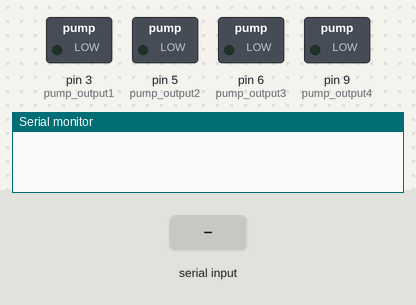
The sketch below on a simulated Arduino Uno, built with avr-gcc and run on an emulated ATmega328P. Shown: switched loads named in the sketch (green lamp = pin HIGH), the last lines printed to the serial monitor. The inputs (shaded band) are chosen by the test bench.

Above: at 1.2 s.
1.3 s: "1" received over Serial
At 2.0 s:
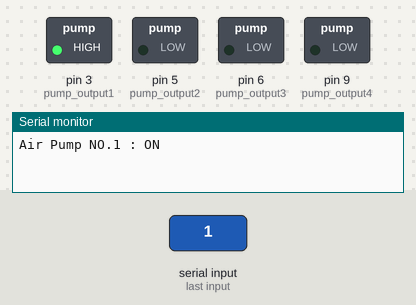
2.8 s: "2" received over Serial
At 3.2 s:
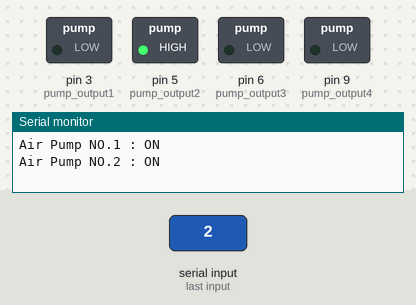
4.3 s: "3" received over Serial
At 5.5 s:
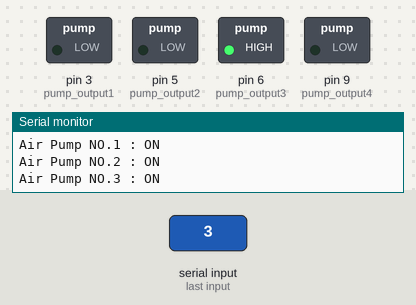
5.8 s: "4" received over Serial
At 6.7 s:
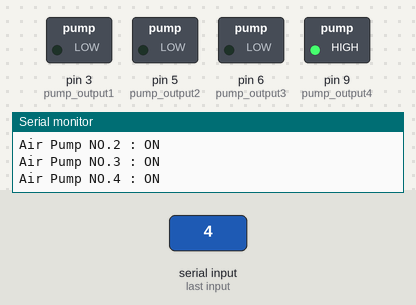
Timing chart, 0 to 8.3 s (numbered marks = the images above; inputs shaded):
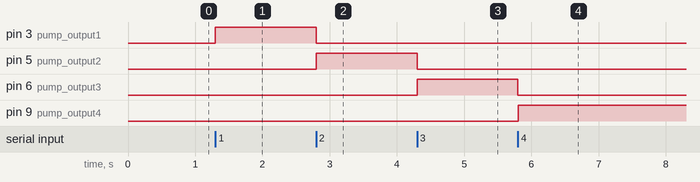

Measured:
- after the input at 1.3 s, pin 3 (pump_output1): LOW → HIGH at once
- after the input at 2.8 s, pin 3 (pump_output1): HIGH → LOW at once; pin 5 (pump_output2): LOW → HIGH at once
- after the input at 4.3 s, pin 5 (pump_output2): HIGH → LOW at once; pin 6 (pump_output3): LOW → HIGH at once
- after the input at 5.8 s, pin 6 (pump_output3): HIGH → LOW at once; pin 9 (pump_output4): LOW → HIGH at once

The sketch:

Air_Pump_Switching_test.ino
```cpp
//PWM制御(スイッチング用)のピン
const int pump_output1 = 3;
const int pump_output2 = 5;
const int pump_output3 = 6;
const int pump_output4 = 9;

//Pythonからの入力(目標値)読み込み
int inputchar;

void setup() {
  pinMode(pump_output1, OUTPUT);
  pinMode(pump_output2, OUTPUT);
  pinMode(pump_output3, OUTPUT);
  pinMode(pump_output4, OUTPUT);
  Serial.begin(9600);
  digitalWrite(pump_output1, LOW);
  digitalWrite(pump_output2, LOW);
  digitalWrite(pump_output3, LOW);
  digitalWrite(pump_output4, LOW);
}

void loop() {
  inputchar = Serial.read(); //シリアル通信で送信された値を読み取る
  //入力があった時
  if(inputchar!=-1){
    switch(inputchar){
      //エアポンプNo.1をONにする
      case '1':
        digitalWrite(pump_output1, HIGH);
        digitalWrite(pump_output2, LOW);
        digitalWrite(pump_output3, LOW);
        digitalWrite(pump_output4, LOW);
        Serial.println("Air Pump NO.1 : ON");
        break;
      //エアポンプNo.2をONにする
      case '2':
        digitalWrite(pump_output1, LOW);
        digitalWrite(pump_output2, HIGH);
        digitalWrite(pump_output3, LOW);
        digitalWrite(pump_output4, LOW);
        Serial.println("Air Pump NO.2 : ON");
        break;
      //エアポンプNo.3をONにする
      case '3':
        digitalWrite(pump_output1, LOW);
        digitalWrite(pump_output2, LOW);
        digitalWrite(pump_output3, HIGH);
        digitalWrite(pump_output4, LOW);
        Serial.println("Air Pump NO.3 : ON");
        break;
      //エアポンプNo.4をONにする
      case '4':
        digitalWrite(pump_output1, LOW);
        digitalWrite(pump_output2, LOW);
        digitalWrite(pump_output3, LOW);
        digitalWrite(pump_output4, HIGH);
        Serial.println("Air Pump NO.4 : ON");
        break;
      //全てのエアポンプをOFFにする
      case '0':
        digitalWrite(pump_output1, LOW);
        digitalWrite(pump_output2, LOW);
        digitalWrite(pump_output3, LOW);
        digitalWrite(pump_output4, LOW);
        Serial.println("All OFF");
        break;
    }
  }
}
```
